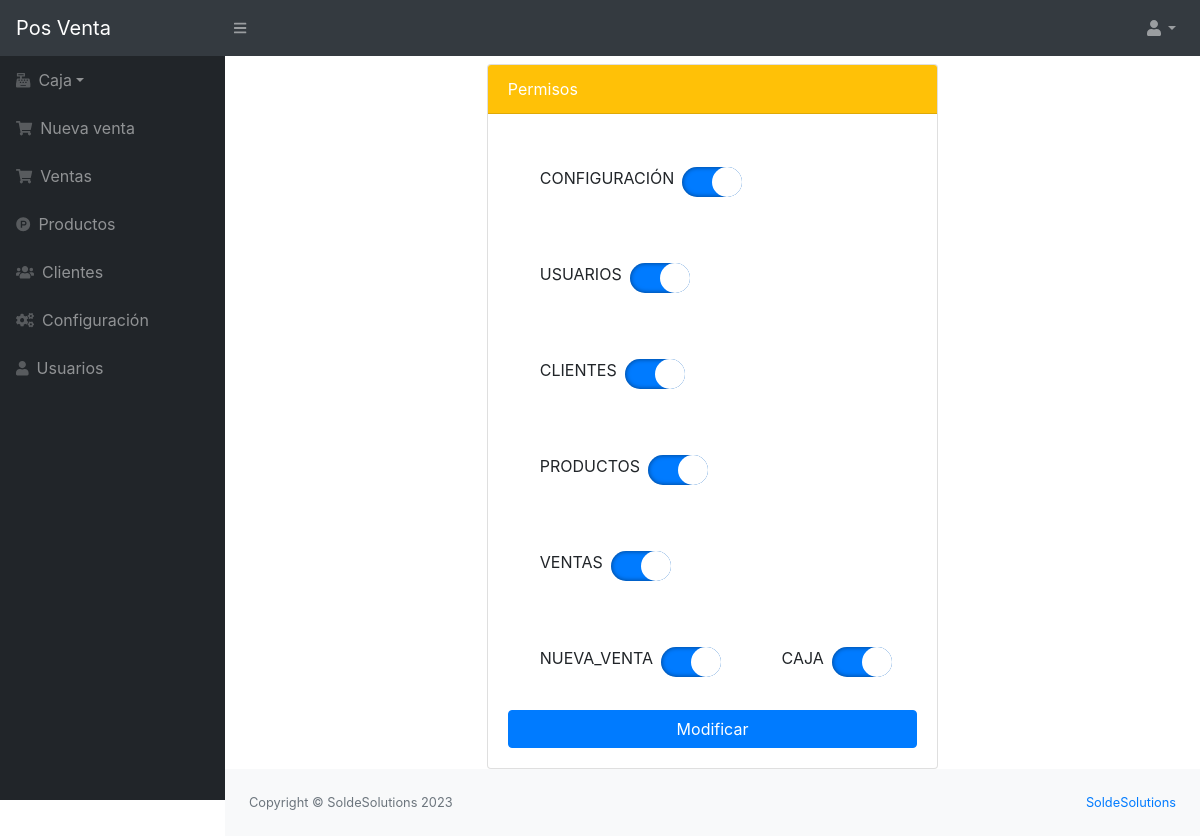
The page /src/rol.php?id=1 (signed in) on the database its author committed.
### tables this page shows
CREATE TABLE `permisos` (
  `id` int(11) NOT NULL,
  `nombre` varchar(30) NOT NULL
);

### src/rol.php (the view, shortened to what this page needs)
<?php include_once "includes/header.php";
require_once "../conexion.php";
$id = $_GET['id'];
$sqlpermisos = mysqli_query($conexion, "SELECT * FROM permisos");
$consulta = mysqli_query($conexion, "SELECT * FROM detalle_permisos WHERE id_usuario = $id");
$datos = array();
foreach ($consulta as $asignado) {
    $datos[$asignado['id_permiso']] = true;
}
?>
<div class="row">
    <div class="col-md-6 mx-auto">
        <div class="card">
            <div class="card-header bg-warning text-white">
                Permisos
            </div>
            <div class="card-body">
                <form method="post" action="">
                    <?php while ($row = mysqli_fetch_assoc($sqlpermisos)) { ?>
                        <div class="form-check form-check-inline m-4">
                            <label for="permisos" class="p-2 text-uppercase"><?php echo $row['nombre']; ?></label>
                            <input id="permisos" type="checkbox" name="permisos[]" value="<?php echo $row['id']; ?>" <?php
                                                                                                                                                    if (isset($datos[$row['id']])) {
                                                                                                                                                        echo "checked";
                                                                                                                                                    }
                                                                                                                                                    ?>>
                        </div>
                    <?php } ?>
                    <br>
                    <button class="btn btn-primary btn-block" type="submit">Modificar</button>
                </form>
            </div>
        </div>
    </div>
</div>
<?php include_once "includes/footer.php"; ?>

### rows shown on the page
permisos: nombre "CONFIGURACIÓN", id "☑"
permisos: nombre "USUARIOS", id "☑"
permisos: nombre "CLIENTES", id "☑"
permisos: nombre "PRODUCTOS", id "☑"
permisos: nombre "VENTAS", id "☑"
permisos: nombre "NUEVA_VENTA", id "☑"
permisos: nombre "CAJA", id "☑"
